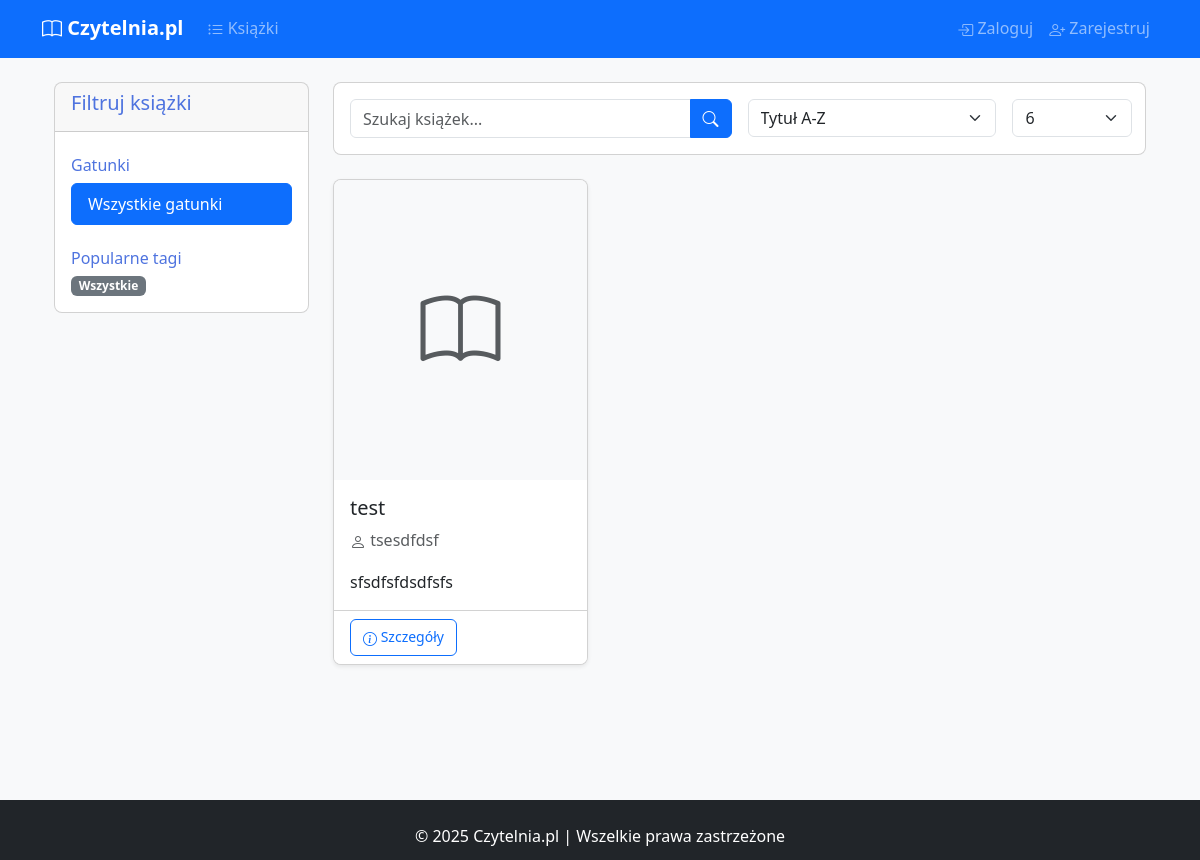
Before: /books with the older database file.
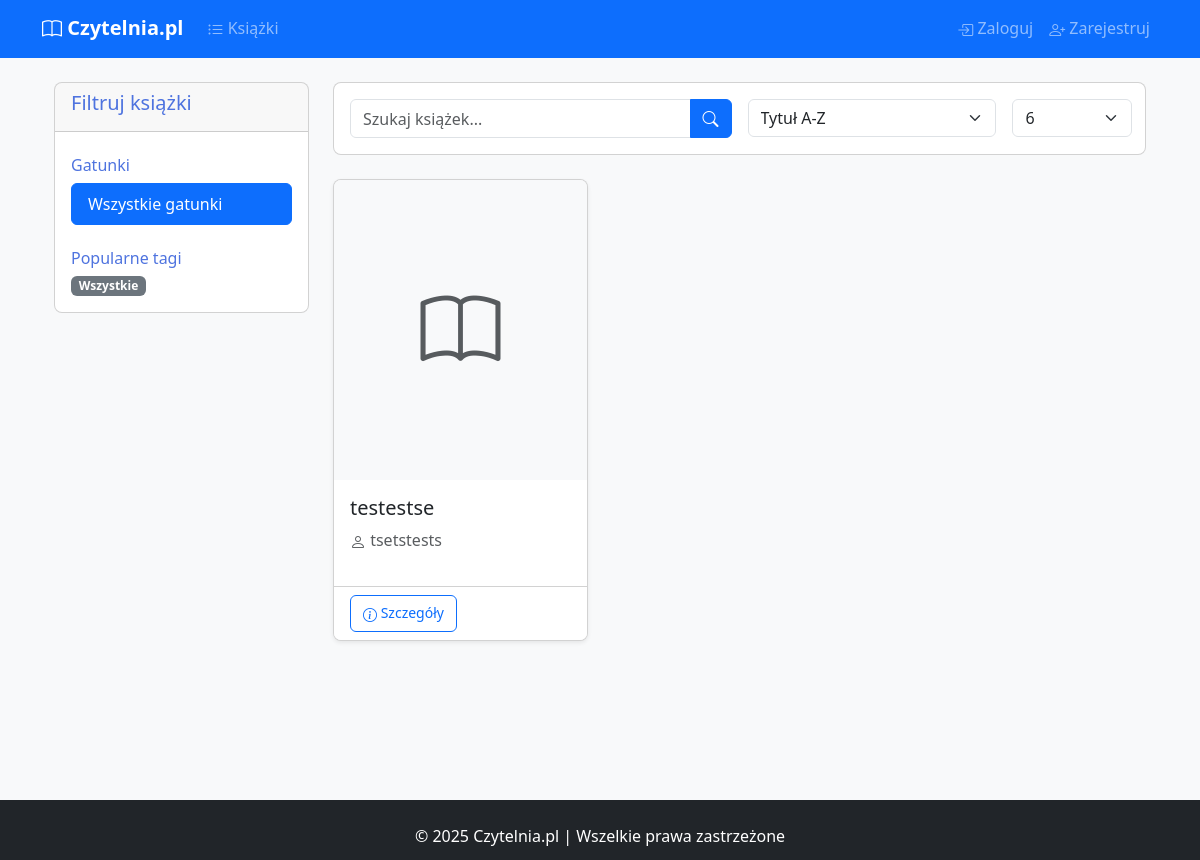
After: the same page with the newer database file.
### models.py (models this page shows)
class Book(db.Model):
    __tablename__ = 'books'
    id = db.Column(db.Integer, primary_key=True)
    title = db.Column(db.String(100), nullable=False)
    author = db.Column(db.String(50), nullable=False)
    description = db.Column(db.Text)
    cover_url = db.Column(db.String(255))
    isbn = db.Column(db.String(20))
    date_added = db.Column(db.DateTime, default=datetime.utcnow)
    library_entries = db.relationship('UserLibrary', back_populates='book')
    book_reviews = db.relationship('Review', backref='review_book', lazy=True)

### app.py (the view, shortened to what this page needs)
@app.route('/books')
def book_list():
    genre_id = request.args.get('genre', type=int)
    tag_id = request.args.get('tag', type=int)
    search_query = request.args.get('search', '')
    sort_by = request.args.get('sort_by', 'title_asc')
    page = request.args.get('page', 1, type=int)
    per_page = request.args.get('per_page', 6, type=int)
    query = Book.query
    if genre_id:
        query = query.join(Book.genres).filter(Genre.id == genre_id)
    if tag_id:
        query = query.join(Book.tags).filter(Tag.id == tag_id)
    if sort_by == 'title_asc':
        query = query.order_by(Book.title.asc())
    elif sort_by == 'title_desc':
        query = query.order_by(Book.title.desc())
    elif sort_by == 'author_asc':
        query = query.order_by(Book.author.asc())
    elif sort_by == 'author_desc':
        query = query.order_by(Book.author.desc())
    elif sort_by == 'newest':
        query = query.order_by(Book.date_added.desc())
    elif sort_by == 'oldest':
        query = query.order_by(Book.date_added.asc())
    elif sort_by == 'best_rated':
        query = query.outerjoin(Review).group_by(Book.id).order_by(db.func.avg(Review.rating).desc())
    books_pagination = query.paginate(page=page, per_page=per_page, error_out=False)
    all_genres = Genre.query.order_by(Genre.name).all()
    popular_tags = db.session.query(
        Tag,
        db.func.count(Book.id).label('book_count')
    ).join(
        Tag.books
    ).group_by(
        Tag.id
    ).order_by(
        db.desc('book_count')
    ).limit(10).all()
    return render_template(
        'books.html',
        books=books_pagination.items,
        pagination=books_pagination,
        search_query=search_query,
        sort_by=sort_by,
        per_page=per_page,
        all_genres=all_genres,
        popular_tags=popular_tags,
        selected_genre=genre_id,
        selected_tag=tag_id
    )

### templates/books.html (shortened to what the changed rows need)
{% extends "base.html" %}
{% block content %}
<div class="container">
    <div class="row mb-4">
        <div class="col-md-9">
            {% if books %}
            <div class="row row-cols-1 row-cols-md-2 row-cols-lg-3 g-4">
                {% for book in books %}
                <div class="col">
                    <div class="card h-100 shadow-sm">
                        {% if book.cover_url %}
                        <img src="{{ book.cover_url }}" class="card-img-top" alt="{{ book.title }}" style="height: 300px; object-fit: cover;">
                        {% else %}
                        <div class="card-img-top bg-light d-flex align-items-center justify-content-center" style="height: 300px;">
                            <i class="bi bi-book text-muted" style="font-size: 5rem;"></i>
                        </div>
                        {% endif %}
                        <div class="card-body">
                            <h5 class="card-title">{{ book.title }}</h5>
                            <p class="card-text text-muted"><i class="bi bi-person"></i> {{ book.author }}</p>
                            <p class="card-text text-truncate">{{ book.description }}</p>
                        </div>
                        <div class="card-footer bg-white">
                            <a href="{{ url_for('book_details', book_id=book.id) }}" class="btn btn-outline-primary btn-sm">
                                <i class="bi bi-info-circle"></i> Szczegóły
                            </a>
                        </div>
                    </div>
                </div>
                {% endfor %}
            </div>
            {% else %}
            <div class="alert alert-info">
                Brak książek spełniających kryteria wyszukiwania.
                <a href="{{ url_for('book_list') }}" class="alert-link">Wyczyść filtry</a>
            </div>
            {% endif %}
        </div>
    </div>
</div>
{% endblock %}

Changed rows visible on the page:
changed Book: title "test" → "testestse"; author "tsesdfdsf" → "tsetstests"; description "sfsdfsfdsdfsfs" → (not shown)
